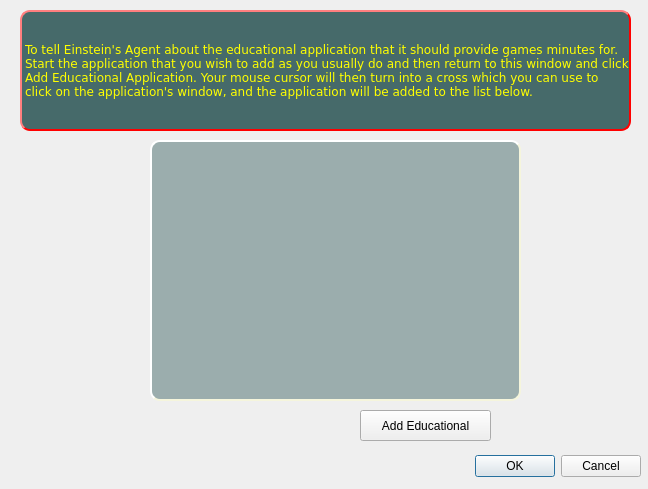
<?xml version="1.0" encoding="UTF-8"?>
<ui version="4.0">
 <class>CListEducationals</class>
 <widget class="QDialog" name="CListEducationals">
  <property name="geometry">
   <rect>
    <x>0</x>
    <y>0</y>
    <width>648</width>
    <height>489</height>
   </rect>
  </property>
  <property name="windowTitle">
   <string>Educational Applications List</string>
  </property>
  <widget class="QDialogButtonBox" name="buttonBox">
   <property name="geometry">
    <rect>
     <x>180</x>
     <y>450</y>
     <width>461</width>
     <height>32</height>
    </rect>
   </property>
   <property name="orientation">
    <enum>Qt::Horizontal</enum>
   </property>
   <property name="standardButtons">
    <set>QDialogButtonBox::Cancel|QDialogButtonBox::Ok</set>
   </property>
  </widget>
  <widget class="QPushButton" name="bnIdentifyEducationals">
   <property name="geometry">
    <rect>
     <x>360</x>
     <y>410</y>
     <width>131</width>
     <height>31</height>
    </rect>
   </property>
   <property name="text">
    <string>Add Educational</string>
   </property>
  </widget>
  <widget class="QListWidget" name="listEducationals">
   <property name="geometry">
    <rect>
     <x>150</x>
     <y>140</y>
     <width>371</width>
     <height>261</height>
    </rect>
   </property>
   <property name="styleSheet">
    <string notr="true">background-color: rgba(0, 51, 51,90);
border-style: outset;
border-width: 2px;
border-radius: 10px;
border-color: beige;
color:yellow;</string>
   </property>
  </widget>
  <widget class="QLabel" name="skin">
   <property name="geometry">
    <rect>
     <x>0</x>
     <y>0</y>
     <width>648</width>
     <height>489</height>
    </rect>
   </property>
   <property name="text">
    <string/>
   </property>
   <property name="pixmap">
    <pixmap resource="systray.qrc">:/images/gameselectionherzo.png</pixmap>
   </property>
  </widget>
  <widget class="QLabel" name="label">
   <property name="geometry">
    <rect>
     <x>20</x>
     <y>10</y>
     <width>611</width>
     <height>121</height>
    </rect>
   </property>
   <property name="font">
    <font>
     <family>Verdana</family>
    </font>
   </property>
   <property name="styleSheet">
    <string notr="true">background-color: rgba(0, 51, 51,180);
border-style: outset;
border-width: 2px;
border-radius: 10px;
border-color: red;
text-align: right;
color:yellow;</string>
   </property>
   <property name="text">
    <string>&lt;html&gt;&lt;head/&gt;&lt;body&gt;&lt;p&gt;To tell Einstein's Agent about the educational application that it should provide games minutes for. Start the application that you wish to add as you usually do and then return to this window and click Add Educational Application. Your mouse cursor will then turn into a cross which you can use to click on the application's window, and the application will be added to the list below.&lt;/p&gt;&lt;/body&gt;&lt;/html&gt;</string>
   </property>
   <property name="wordWrap">
    <bool>true</bool>
   </property>
  </widget>
  <zorder>skin</zorder>
  <zorder>buttonBox</zorder>
  <zorder>bnIdentifyEducationals</zorder>
  <zorder>listEducationals</zorder>
  <zorder>label</zorder>
 </widget>
 <resources>
  <include location="systray.qrc"/>
 </resources>
 <connections>
  <connection>
   <sender>buttonBox</sender>
   <signal>accepted()</signal>
   <receiver>CListEducationals</receiver>
   <slot>accept()</slot>
   <hints>
    <hint type="sourcelabel">
     <x>248</x>
     <y>254</y>
    </hint>
    <hint type="destinationlabel">
     <x>157</x>
     <y>274</y>
    </hint>
   </hints>
  </connection>
  <connection>
   <sender>buttonBox</sender>
   <signal>rejected()</signal>
   <receiver>CListEducationals</receiver>
   <slot>reject()</slot>
   <hints>
    <hint type="sourcelabel">
     <x>316</x>
     <y>260</y>
    </hint>
    <hint type="destinationlabel">
     <x>286</x>
     <y>274</y>
    </hint>
   </hints>
  </connection>
 </connections>
</ui>
